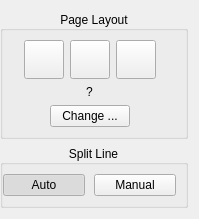
<?xml version="1.0" encoding="UTF-8"?>
<ui version="4.0">
 <class>page_split::OptionsWidget</class>
 <widget class="QWidget" name="page_split::OptionsWidget">
  <property name="geometry">
   <rect>
    <x>0</x>
    <y>0</y>
    <width>199</width>
    <height>219</height>
   </rect>
  </property>
  <property name="sizePolicy">
   <sizepolicy hsizetype="Ignored" vsizetype="Ignored">
    <horstretch>0</horstretch>
    <verstretch>0</verstretch>
   </sizepolicy>
  </property>
  <property name="windowTitle">
   <string>Form</string>
  </property>
  <layout class="QVBoxLayout" name="verticalLayout_3">
   <property name="leftMargin">
    <number>0</number>
   </property>
   <item>
    <widget class="CollapsibleGroupBox" name="pageLayoutGroup">
     <property name="title">
      <string>Page Layout</string>
     </property>
     <property name="alignment">
      <set>Qt::AlignCenter</set>
     </property>
     <layout class="QVBoxLayout" name="verticalLayout">
      <property name="leftMargin">
       <number>0</number>
      </property>
      <item>
       <layout class="QHBoxLayout" name="horizontalLayout">
        <property name="sizeConstraint">
         <enum>QLayout::SetDefaultConstraint</enum>
        </property>
        <item>
         <spacer name="horizontalSpacer">
          <property name="orientation">
           <enum>Qt::Horizontal</enum>
          </property>
          <property name="sizeHint" stdset="0">
           <size>
            <width>1</width>
            <height>1</height>
           </size>
          </property>
         </spacer>
        </item>
        <item>
         <widget class="QToolButton" name="singlePageUncutBtn">
          <property name="icon">
           <iconset resource="../../../resources/resources.qrc">
            <normaloff>:/icons/single_page_uncut.svg</normaloff>:/icons/single_page_uncut.svg</iconset>
          </property>
          <property name="iconSize">
           <size>
            <width>32</width>
            <height>32</height>
           </size>
          </property>
          <property name="checkable">
           <bool>true</bool>
          </property>
          <property name="checked">
           <bool>false</bool>
          </property>
          <property name="autoExclusive">
           <bool>true</bool>
          </property>
         </widget>
        </item>
        <item>
         <widget class="QToolButton" name="pagePlusOffcutBtn">
          <property name="icon">
           <iconset resource="../../../resources/resources.qrc">
            <normaloff>:/icons/right_page_plus_offcut.svg</normaloff>:/icons/right_page_plus_offcut.svg</iconset>
          </property>
          <property name="iconSize">
           <size>
            <width>32</width>
            <height>32</height>
           </size>
          </property>
          <property name="checkable">
           <bool>true</bool>
          </property>
          <property name="checked">
           <bool>false</bool>
          </property>
          <property name="autoExclusive">
           <bool>true</bool>
          </property>
         </widget>
        </item>
        <item>
         <widget class="QToolButton" name="twoPagesBtn">
          <property name="icon">
           <iconset resource="../../../resources/resources.qrc">
            <normaloff>:/icons/two_pages.svg</normaloff>:/icons/two_pages.svg</iconset>
          </property>
          <property name="iconSize">
           <size>
            <width>32</width>
            <height>32</height>
           </size>
          </property>
          <property name="checkable">
           <bool>true</bool>
          </property>
          <property name="autoExclusive">
           <bool>true</bool>
          </property>
         </widget>
        </item>
        <item>
         <spacer name="horizontalSpacer_2">
          <property name="orientation">
           <enum>Qt::Horizontal</enum>
          </property>
          <property name="sizeHint" stdset="0">
           <size>
            <width>1</width>
            <height>1</height>
           </size>
          </property>
         </spacer>
        </item>
       </layout>
      </item>
      <item>
       <widget class="QLabel" name="scopeLabel">
        <property name="text">
         <string>?</string>
        </property>
        <property name="alignment">
         <set>Qt::AlignCenter</set>
        </property>
       </widget>
      </item>
      <item>
       <layout class="QHBoxLayout">
        <item>
         <spacer>
          <property name="orientation">
           <enum>Qt::Horizontal</enum>
          </property>
          <property name="sizeHint" stdset="0">
           <size>
            <width>1</width>
            <height>1</height>
           </size>
          </property>
         </spacer>
        </item>
        <item>
         <widget class="QPushButton" name="changeBtn">
          <property name="text">
           <string>Change ...</string>
          </property>
         </widget>
        </item>
        <item>
         <spacer>
          <property name="orientation">
           <enum>Qt::Horizontal</enum>
          </property>
          <property name="sizeHint" stdset="0">
           <size>
            <width>1</width>
            <height>1</height>
           </size>
          </property>
         </spacer>
        </item>
       </layout>
      </item>
     </layout>
    </widget>
   </item>
   <item>
    <widget class="CollapsibleGroupBox" name="splitLineGroup">
     <property name="title">
      <string>Split Line</string>
     </property>
     <property name="alignment">
      <set>Qt::AlignCenter</set>
     </property>
     <layout class="QVBoxLayout" name="verticalLayout_2">
      <property name="spacing">
       <number>9</number>
      </property>
      <property name="leftMargin">
       <number>0</number>
      </property>
      <property name="topMargin">
       <number>9</number>
      </property>
      <item>
       <layout class="QHBoxLayout" name="horizontalLayout_3">
        <item>
         <widget class="QPushButton" name="autoBtn">
          <property name="text">
           <string>Auto</string>
          </property>
          <property name="checkable">
           <bool>true</bool>
          </property>
          <property name="checked">
           <bool>true</bool>
          </property>
          <property name="autoExclusive">
           <bool>true</bool>
          </property>
         </widget>
        </item>
        <item>
         <widget class="QPushButton" name="manualBtn">
          <property name="text">
           <string>Manual</string>
          </property>
          <property name="checkable">
           <bool>true</bool>
          </property>
          <property name="autoExclusive">
           <bool>true</bool>
          </property>
         </widget>
        </item>
       </layout>
      </item>
     </layout>
    </widget>
   </item>
   <item>
    <spacer name="verticalSpacer">
     <property name="orientation">
      <enum>Qt::Vertical</enum>
     </property>
     <property name="sizeHint" stdset="0">
      <size>
       <width>1</width>
       <height>1</height>
      </size>
     </property>
    </spacer>
   </item>
  </layout>
 </widget>
 <customwidgets>
  <customwidget>
   <class>CollapsibleGroupBox</class>
   <extends>QGroupBox</extends>
   <header location="global">CollapsibleGroupBox.h</header>
   <container>1</container>
  </customwidget>
 </customwidgets>
 <resources>
  <include location="../../../resources/resources.qrc"/>
 </resources>
 <connections/>
</ui>
